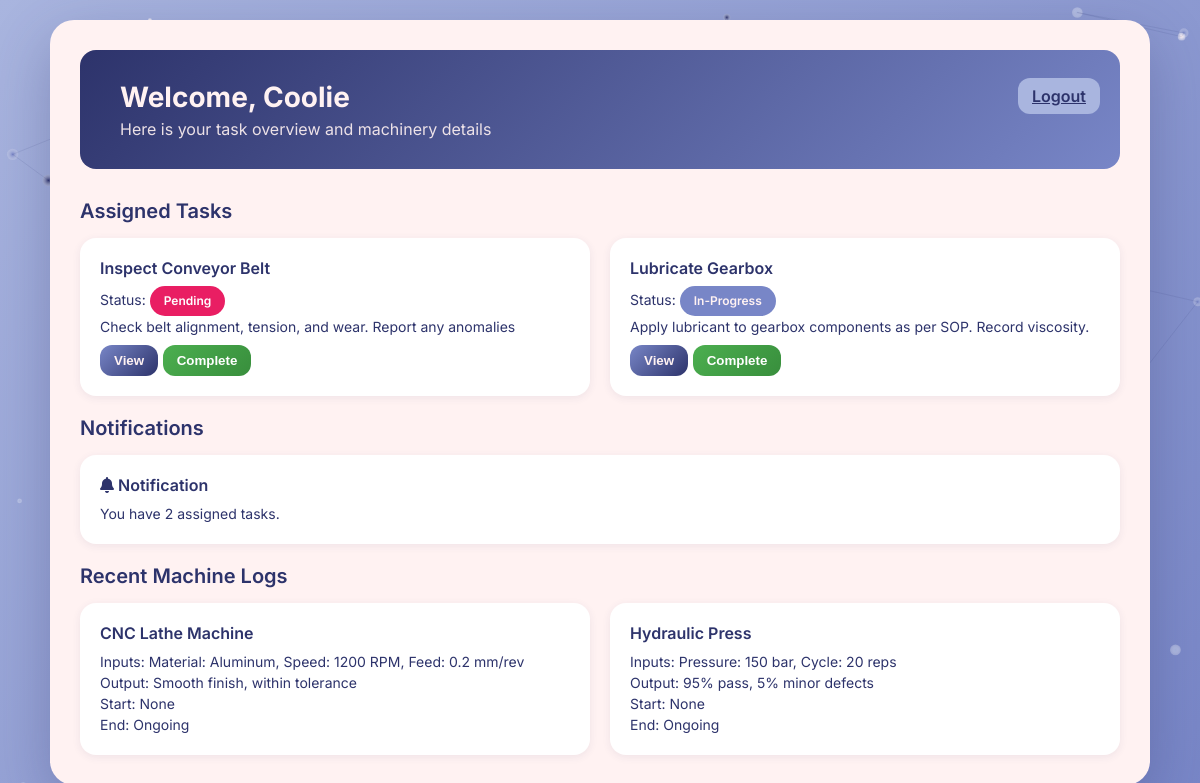
Page /worker/dashboard (signed in) on the committed database.
### application/models.py (models this page shows, shortened)
class User(db.Model):
    __tablename__ = "users"
    id = db.Column(db.Integer, primary_key=True)
    emp_id = db.Column(db.String(50), unique=True, nullable=False)
    name = db.Column(db.String(100), nullable=False)
    email = db.Column(db.String(120), unique=True, nullable=False)
    password = db.Column(db.String(200), nullable=False)
    role = db.Column(db.String(50), nullable=False)
    tasks = db.relationship("Task", back_populates="assigned_worker", foreign_keys="Task.assigned_worker_id")
    assessments = db.relationship("Assessment", back_populates="worker", cascade="all, delete-orphan")
    machine_logs = db.relationship("MachineLog", back_populates="worker", cascade="all, delete-orphan")

class Task(db.Model):
    __tablename__ = "tasks"
    id = db.Column(db.Integer, primary_key=True)
    name = db.Column(db.String(150), nullable=False)
    description = db.Column(db.Text, nullable=True)
    status = db.Column(db.String(50), default="pending")
    assigned_worker_id = db.Column(db.Integer, db.ForeignKey("users.id"))
    created_by_supervisor_id = db.Column(db.Integer, db.ForeignKey("users.id"))
    assigned_worker = db.relationship("User", back_populates="tasks", foreign_keys=[assigned_worker_id])

class MachineLog(db.Model):
    __tablename__ = "machine_logs"
    id = db.Column(db.Integer, primary_key=True)
    worker_id = db.Column(db.Integer, db.ForeignKey("users.id"))
    task_id = db.Column(db.Integer, db.ForeignKey("tasks.id"), nullable=True)
    machine_name = db.Column(db.String(100), nullable=True)
    input_params = db.Column(db.Text, nullable=True)
    output_quality = db.Column(db.String(100), nullable=True)
    timestamp_start = db.Column(db.DateTime, default=datetime.utcnow)
    timestamp_end = db.Column(db.DateTime, nullable=True)
    worker = db.relationship("User", back_populates="machine_logs")
    task = db.relationship("Task")

### application/controllers.py (the view)
    @app.route("/worker/dashboard")
    def worker_dashboard():
        if not require_role("worker"):
            flash("Unauthorized access.", "danger")
            return redirect(url_for("login"))
        worker_id = session.get("user_id")
        worker = User.query.get(worker_id)
        tasks = Task.query.filter_by(assigned_worker_id=worker_id).all()
        machine_logs = MachineLog.query.filter_by(worker_id=worker_id) \
                                       .order_by(MachineLog.timestamp_start.desc()) \
                                       .limit(5).all()
        notifications = [f"You have {len(tasks)} assigned tasks."]
        return render_template("worker_dashboard.html",
                               worker=worker,
                               tasks=tasks,
                               machine_logs=machine_logs,
                               notifications=notifications)

### templates/worker_dashboard.html (shortened to what this page needs)
<!DOCTYPE html>
<html lang="en">
<head>
  <link rel="stylesheet" href="https://cdnjs.cloudflare.com/ajax/libs/font-awesome/6.4.0/css/all.min.css" />
  <link rel="stylesheet" href="/static/worker_dashboard.css">
</head>
<body>
  <div class="container">
    <div class="header">
      <h1>Welcome, {{ worker.name }}</h1>
      <div class="welcome">Here is your task overview and machinery details</div>
      <a href="{{ url_for('logout') }}" class="btn btn-secondary" style="position:absolute; top:20px; right:20px;">Logout</a>
    </div>
    <div class="section-title">Assigned Tasks</div>
    <div class="tasks-container">
      {% for task in tasks %}
        <div class="task-card">
          <h3>{{ task.name }}</h3>
          <p>Status: <span class="status-badge {{ task.status|lower }}">{{ task.status }}</span></p>
          <p>{{ task.description }}</p>
          <form method="POST" action="{{ url_for('update_task_status', task_id=task.id) }}">
            <button type="submit" name="status" value="in-progress" class="btn btn-primary">View</button>
            <button type="submit" name="status" value="completed" class="btn btn-success">Complete</button>
          </form>
        </div>
      {% else %}
        <p>No tasks assigned yet.</p>
      {% endfor %}
    </div>
    <br>
    <div class="section-title">Notifications</div>
    <div class="notifications-container">
      {% if notifications %}
        {% for note in notifications %}
          <div class="notification-card">
            <h3><i class="fas fa-bell"></i> Notification</h3>
            <p>{{ note }}</p>
          </div>
        {% endfor %}
      {% else %}
        <p>No notifications.</p>
      {% endif %}
    </div>
    <br>
    <div class="section-title">Recent Machine Logs</div>
    <div class="machinery-container">
      {% for log in machine_logs %}
        <div class="machine-card">
          <h3>{{ log.machine_name or "Machine" }}</h3>
          <p>Inputs: {{ log.input_params }}</p>
          <p>Output: {{ log.output_quality }}</p>
          <p>Start: {{ log.timestamp_start }}</p>
          <p>End: {{ log.timestamp_end or "Ongoing" }}</p>
        </div>
      {% else %}
        <p>No machine logs yet.</p>
      {% endfor %}
    </div>
  </div>
</body>
</html>

### static/worker_dashboard.css (style rules this page uses)
* { margin: 0; padding: 0; box-sizing: border-box; }
body { font-family: 'Inter', sans-serif; background: linear-gradient(135deg, #A9B5DF 0%, #7886C7 100%); min-height: 100vh; padding: 20px; display: flex; justify-content: center; align-items: flex-start; position: relative; overflow-x: hidden; }
.container { max-width: 1100px; width: 100%; background: #FFF2F2; border-radius: 24px; box-shadow: 0 20px 60px rgba(45, 51, 107, 0.3); overflow: hidden; animation: slideUp 0.6s ease-out; padding: 30px; position: relative; z-index: 1; }
.header { color: #FFF2F2; padding: 30px 40px; background: linear-gradient(135deg, #2D336B 0%, #7886C7 100%); border-radius: 16px; margin-bottom: 30px; position: relative; }
.header h1 { font-size: 28px; font-weight: 700; margin-bottom: 5px; }
.header .welcome { font-size: 16px; opacity: 0.9; }
.section-title { font-size: 20px; font-weight: 600; color: #2D336B; margin-bottom: 15px; }
.tasks-container, .notifications-container, .machinery-container { display: flex; flex-wrap: wrap; gap: 20px; }
.task-card, .notification-card, .machine-card { background: white; border-radius: 16px; padding: 20px; flex: 1 1 300px; box-shadow: 0 2px 8px rgba(45, 51, 107, 0.08); transition: transform 0.3s, box-shadow 0.3s; }
.task-card h3, .notification-card h3, .machine-card h3 { font-size: 16px; font-weight: 600; color: #2D336B; margin-bottom: 8px; }
.task-card p, .notification-card p, .machine-card p { font-size: 14px; color: #2D336B; line-height: 1.5; }
.status-badge { display: inline-block; padding: 6px 14px; border-radius: 20px; font-size: 12px; font-weight: 600; color: #2D336B; background: #A9B5DF; }
.status-badge.in-progress { background: #7886C7; color: #FFF2F2; }
.status-badge.pending { background: #E91E63; color: #FFF; }
.btn { padding: 8px 14px; border: none; border-radius: 12px; font-weight: 600; cursor: pointer; margin-top: 8px; }
.btn-primary { background: linear-gradient(135deg, #7886C7 0%, #2D336B 100%); color: #FFF2F2; }
.btn-success { background: linear-gradient(135deg, #4CAF50 0%, #388E3C 100%); color: white; }
.btn-secondary { background: #A9B5DF; color: #2D336B; }

### rows in the picture
User: name "Coolie"
Task: name "Inspect Conveyor Belt", status "Pending", description "Check belt alignment, tension, and wear. Report any anomalies"
Task: name "Lubricate Gearbox", status "In-Progress", description "Apply lubricant to gearbox components as per SOP. Record viscosity."
MachineLog: machine_name "CNC Lathe Machine", input_params "Material: Aluminum, Speed: 1200 RPM, Feed: 0.2 mm/rev", output_quality "Smooth finish, within tolerance", timestamp_start "None", timestamp_end "Ongoing"
MachineLog: machine_name "Hydraulic Press", input_params "Pressure: 150 bar, Cycle: 20 reps", output_quality "95% pass, 5% minor defects", timestamp_start "None", timestamp_end "Ongoing"

### other values in the picture
{{ note }} "You have 2 assigned tasks."
